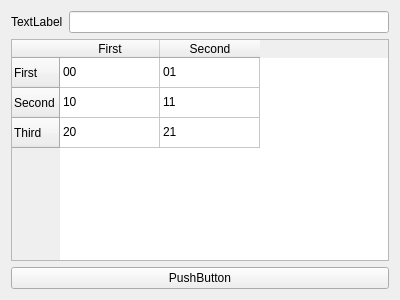
<?xml version="1.0" encoding="UTF-8"?>
<ui version="4.0">
 <class>Widget</class>
 <widget class="QWidget" name="Widget">
  <property name="geometry">
   <rect>
    <x>0</x>
    <y>0</y>
    <width>400</width>
    <height>300</height>
   </rect>
  </property>
  <property name="windowTitle">
   <string>Form</string>
  </property>
  <layout class="QVBoxLayout" name="verticalLayout">
   <item>
    <layout class="QHBoxLayout" name="horizontalLayout">
     <item>
      <widget class="QLabel" name="testLabel">
       <property name="text">
        <string>TextLabel</string>
       </property>
      </widget>
     </item>
     <item>
      <widget class="QLineEdit" name="testEdit"/>
     </item>
    </layout>
   </item>
   <item>
    <widget class="QTableWidget" name="tableWidget">
     <row>
      <property name="text">
       <string>First</string>
      </property>
     </row>
     <row>
      <property name="text">
       <string>Second</string>
      </property>
     </row>
     <row>
      <property name="text">
       <string>Third</string>
      </property>
     </row>
     <column>
      <property name="text">
       <string>First</string>
      </property>
     </column>
     <column>
      <property name="text">
       <string>Second</string>
      </property>
     </column>
     <item row="0" column="0">
      <property name="text">
       <string>00</string>
      </property>
     </item>
     <item row="0" column="1">
      <property name="text">
       <string>01</string>
      </property>
     </item>
     <item row="1" column="0">
      <property name="text">
       <string>10</string>
      </property>
     </item>
     <item row="1" column="1">
      <property name="text">
       <string>11</string>
      </property>
     </item>
     <item row="2" column="0">
      <property name="text">
       <string>20</string>
      </property>
     </item>
     <item row="2" column="1">
      <property name="text">
       <string>21</string>
      </property>
     </item>
    </widget>
   </item>
   <item>
    <widget class="QPushButton" name="pBut">
     <property name="text">
      <string>PushButton</string>
     </property>
    </widget>
   </item>
  </layout>
 </widget>
 <resources/>
 <connections/>
</ui>
